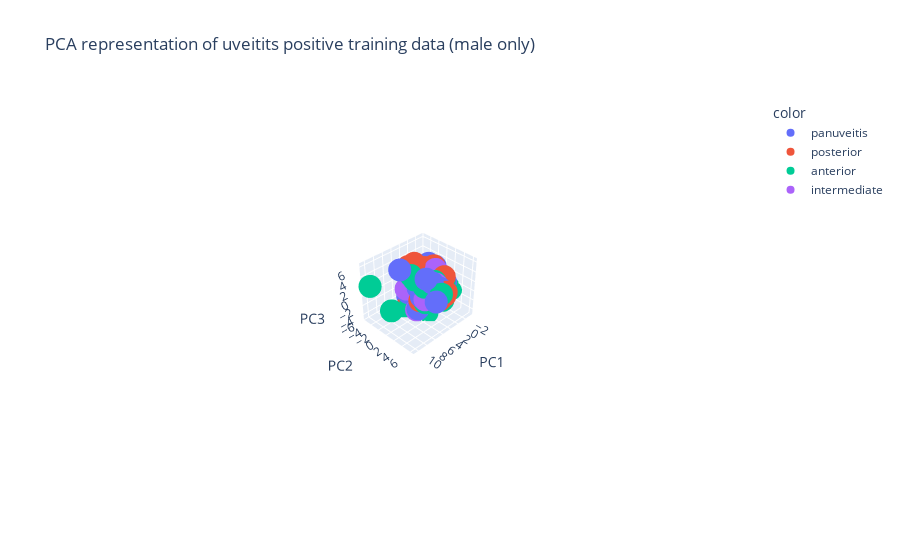

Notebook code for this chart:
### Code cell
pca = PCA(n_components=3)
pipeline = Pipeline(steps=[('prep', USE_IMPUTER),('pca',pca)])
X_pca = pipeline.fit_transform(X_train_m)

fig = px.scatter_3d(X_pca, x=0, y=1, z=2, color = y_train_m.values,
                   title="PCA representation of uveitits positive training data (male only)", labels={"0":"PC1","1":"PC2","2":"PC3"})
fig.show()
print(f'Retained Variance: {round(sum(pipeline["pca"].explained_variance_ratio_)*100,2)} %')
